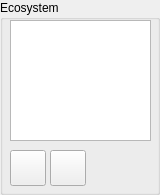
                <widget class="QGroupBox" name="groupBox_Ecosystem_List">
                 <property name="sizePolicy">
                  <sizepolicy hsizetype="Maximum" vsizetype="Preferred">
                   <horstretch>0</horstretch>
                   <verstretch>0</verstretch>
                  </sizepolicy>
                 </property>
                 <property name="minimumSize">
                  <size>
                   <width>160</width>
                   <height>0</height>
                  </size>
                 </property>
                 <property name="title">
                  <string>Ecosystem</string>
                 </property>
                 <widget class="QListWidget" name="eco_species_list">
                  <property name="geometry">
                   <rect>
                    <x>10</x>
                    <y>20</y>
                    <width>141</width>
                    <height>121</height>
                   </rect>
                  </property>
                 </widget>
                 <widget class="QPushButton" name="pushButton_Eco_Load_Params">
                  <property name="geometry">
                   <rect>
                    <x>10</x>
                    <y>150</y>
                    <width>36</width>
                    <height>36</height>
                   </rect>
                  </property>
                  <property name="toolTip">
                   <string>Load Sun Exposure map</string>
                  </property>
                  <property name="text">
                   <string/>
                  </property>
                  <property name="icon">
                   <iconset resource="resources.qrc">
                    <normaloff>:/Icons/Icons/Import.png</normaloff>:/Icons/Icons/Import.png</iconset>
                  </property>
                  <property name="iconSize">
                   <size>
                    <width>32</width>
                    <height>32</height>
                   </size>
                  </property>
                 </widget>
                 <widget class="QPushButton" name="pushButton_Eco_Save_Params">
                  <property name="geometry">
                   <rect>
                    <x>50</x>
                    <y>150</y>
                    <width>36</width>
                    <height>36</height>
                   </rect>
                  </property>
                  <property name="toolTip">
                   <string>Export Scene for Mitsuba</string>
                  </property>
                  <property name="text">
                   <string/>
                  </property>
                  <property name="icon">
                   <iconset resource="resources.qrc">
                    <normaloff>:/Icons/Icons/Export.png</normaloff>:/Icons/Icons/Export.png</iconset>
                  </property>
                  <property name="iconSize">
                   <size>
                    <width>32</width>
                    <height>32</height>
                   </size>
                  </property>
                 </widget>
                </widget>
